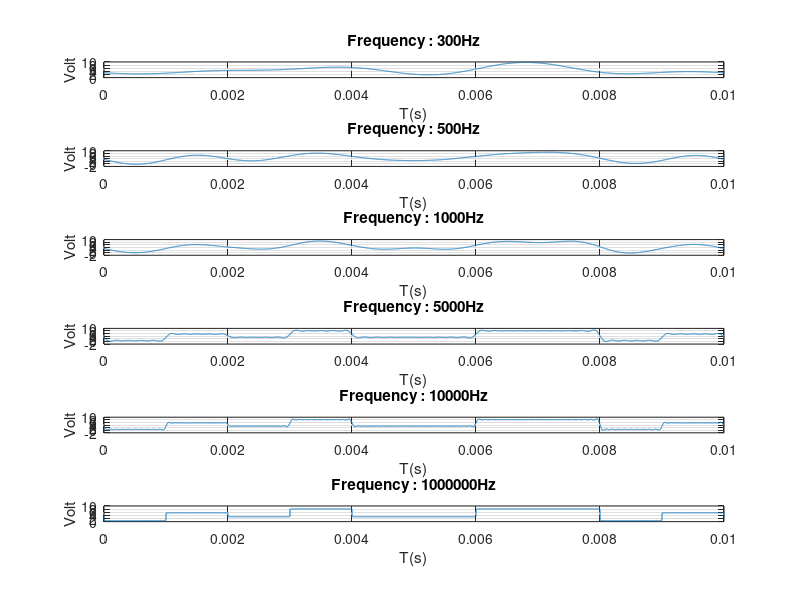

Reproduce this figure in MATLAB.
% Sequence 0101001101
for i=1:1:6
T = (10*10^-3);
b0 = 5/4;
ft= (b0/2) +4  ;
t= 0:.000001:0.01;

for n=1:1:1000000

    An= (5/(pi*n))*(cos((pi*n/5)) + cos(3*pi*n/5) +cos((6*pi*n/5)) + cos(9*pi*n/5) - cos((2*pi*n/5)) - cos((4*pi*n/5)) - cos((8*pi*n/5))- cos((2*pi*n)));

    Bn= (5/(pi*n))*(sin((2*pi*n/5)) + sin(4*pi*n/5) +sin((8*pi*n/5)) + sin((10*pi*n/5))+ sin((8*pi*n/5)) - sin(pi*n/5) - sin(3*pi*n/5)- sin(6*pi*n/5) - sin(9*pi*n/5));


    ft = ft + An*sin(2*pi*n*t/T) + Bn*cos(2*pi*n*t/T) ;
    
        if i == 1 %300Hz
            frequency = 300;
            if n/T > frequency
                break;
            end  
        end
         if i == 2 %500Hz
            frequency = 500;
            if n/T > frequency
                break;
            end  
         end
         if i == 3 %1000Hz
            frequency = 1000;
            if n/T > frequency
                break;
            end  
         end
         if i == 4 %5000Hz
            frequency = 5000;
            if n/T > frequency
                break;
            end  
         end
         if i == 5 %10000Hz
            frequency = 10000;
            if n/T > frequency
                break;
            end  
         end
         if i == 6 %1000000Hz
            frequency = 1000000;
            if n/T > frequency
                break;
            end
         end
        
end
subplot(6,1,i);
plot(t,ft);
grid on; %to show grid
title(['Frequency : ',num2str(frequency),'Hz']);
xlabel('T(s)'),ylabel('Volt'); %Label message
axis auto; 
end

